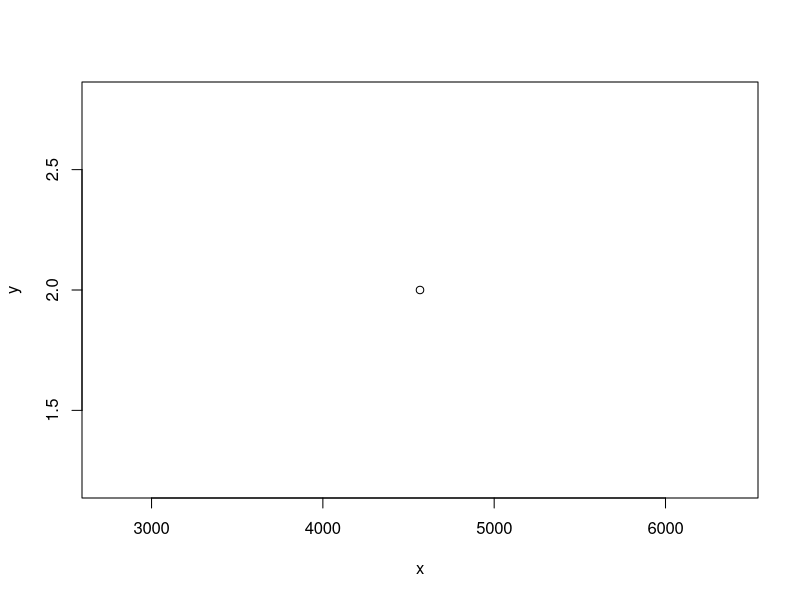

This chart was generated by the following R code:
## ---- chunk 1
a <- runif(n=99)
x <-4567
y<-2
b <- runif(n=100)
plot(x, y)
